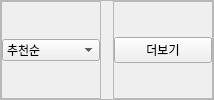
                     <widget class="QFrame" name="frame_7">
                      <property name="minimumSize">
                       <size>
                        <width>0</width>
                        <height>30</height>
                       </size>
                      </property>
                      <property name="maximumSize">
                       <size>
                        <width>16777215</width>
                        <height>16777215</height>
                       </size>
                      </property>
                      <property name="frameShape">
                       <enum>QFrame::StyledPanel</enum>
                      </property>
                      <property name="frameShadow">
                       <enum>QFrame::Raised</enum>
                      </property>
                      <layout class="QHBoxLayout" name="horizontalLayout">
                       <property name="leftMargin">
                        <number>0</number>
                       </property>
                       <property name="topMargin">
                        <number>0</number>
                       </property>
                       <property name="rightMargin">
                        <number>0</number>
                       </property>
                       <property name="bottomMargin">
                        <number>0</number>
                       </property>
                       <item>
                        <widget class="QFrame" name="frame_9">
                         <property name="minimumSize">
                          <size>
                           <width>100</width>
                           <height>30</height>
                          </size>
                         </property>
                         <property name="maximumSize">
                          <size>
                           <width>100</width>
                           <height>16777215</height>
                          </size>
                         </property>
                         <property name="frameShape">
                          <enum>QFrame::StyledPanel</enum>
                         </property>
                         <property name="frameShadow">
                          <enum>QFrame::Raised</enum>
                         </property>
                         <layout class="QHBoxLayout" name="horizontalLayout_6">
                          <property name="leftMargin">
                           <number>0</number>
                          </property>
                          <property name="topMargin">
                           <number>0</number>
                          </property>
                          <property name="rightMargin">
                           <number>0</number>
                          </property>
                          <property name="bottomMargin">
                           <number>0</number>
                          </property>
                          <item>
                           <widget class="QComboBox" name="priorityBox">
                            <property name="font">
                             <font>
                              <stylestrategy>PreferDefault</stylestrategy>
                             </font>
                            </property>
                            <item>
                             <property name="text">
                              <string>추천순</string>
                             </property>
                            </item>
                            <item>
                             <property name="text">
                              <string>최신순</string>
                             </property>
                            </item>
                            <item>
                             <property name="text">
                              <string>셔플</string>
                             </property>
                            </item>
                           </widget>
                          </item>
                         </layout>
                        </widget>
                       </item>
                       <item>
                        <widget class="QFrame" name="frame_10">
                         <property name="frameShape">
                          <enum>QFrame::StyledPanel</enum>
                         </property>
                         <property name="frameShadow">
                          <enum>QFrame::Raised</enum>
                         </property>
                        </widget>
                       </item>
                       <item>
                        <widget class="QFrame" name="frame_11">
                         <property name="minimumSize">
                          <size>
                           <width>100</width>
                           <height>30</height>
                          </size>
                         </property>
                         <property name="maximumSize">
                          <size>
                           <width>100</width>
                           <height>16777215</height>
                          </size>
                         </property>
                         <property name="frameShape">
                          <enum>QFrame::StyledPanel</enum>
                         </property>
                         <property name="frameShadow">
                          <enum>QFrame::Raised</enum>
                         </property>
                         <layout class="QHBoxLayout" name="horizontalLayout_3">
                          <property name="leftMargin">
                           <number>0</number>
                          </property>
                          <property name="topMargin">
                           <number>0</number>
                          </property>
                          <property name="rightMargin">
                           <number>0</number>
                          </property>
                          <property name="bottomMargin">
                           <number>0</number>
                          </property>
                          <item>
                           <widget class="QPushButton" name="full_listBox">
                            <property name="text">
                             <string>더보기</string>
                            </property>
                           </widget>
                          </item>
                         </layout>
                        </widget>
                       </item>
                      </layout>
                     </widget>
